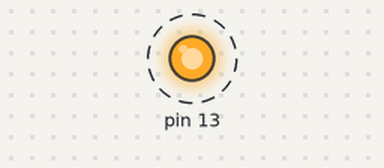
Bench run of a sketch on a simulated Arduino Uno, built with avr-gcc and run on an emulated ATmega328P. Shown: output pins drawn as LEDs (lit = HIGH). Dashed ring = blinking.

Above: at 0.5 s.
Timing chart, 0 to 4.6 s (numbered marks = the images above):
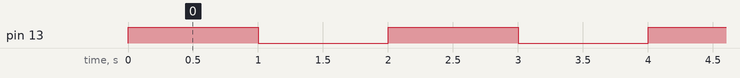

Measured:
- by itself, pin 13: alternates HIGH for 1.0 s and LOW for 1.0 s

The sketch:

delayReplacement.ino
```cpp
void setup() {
  Serial.begin(19200);

  pinMode(13, OUTPUT);

  //TCCR1B |= 0b00000101;
  //TCCR1B &= 0b11111101; // clk-io/1024

  //cli();

  TCCR1B &= 0b11111001;
  TCCR1B |= 0b00000001; // clk-io/1

  //Serial.print("TCCR1A/B: ");
  //Serial.print(TCCR1A, BIN);
  //Serial.print(" ");
  //Serial.println(TCCR1B, BIN);

  //TCCR1A &= 0b11111100; // waveform bits to mode 0
  //TCCR1B &= 0b11100111; // the other waveform bits for mode 0
  //*(uint8_t *)0x80 &= 0b11111100;
  //*(uint8_t *)0x81 &= 0b11100111;

  TCCR1A &= 0b11111100; // mode 4 CTC (Clear Timer on Compare) TOP OCR1A
  TCCR1B &= 0b11100111;
  TCCR1B |= 0b00001000;

  TIMSK1 |= 0b00000010; // Set COMPA interrupt on

  OCR1A = 16000; // COMPA interrupt called every 1ms

  //sei();

  //cli(); // disable interrupts
}

void loop() {

  //Serial.println(TCNT1);
  //Serial.println(count);
  //Serial.println();

  //if(TCNT1 > 16000) {
  //  count++;
  //  TCNT1 = 0;
  //}

  //noInterrupts();
  //if(count >= 1000) {
    //Serial.println(count);
  //  digitalWrite(13, !digitalRead(13));
  //  count = 0;
  //}
  //interrupts();

  digitalWrite(13, HIGH);
  delay2(1000);
  digitalWrite(13, LOW);
  delay2(1000);

}

volatile uint16_t count;
//uint16_t count;

ISR(TIMER1_COMPA_vect) {
  //Serial.println(TCNT1); is always zero
  count++;
}

void delay2(uint16_t milliseconds) {
  count = 0;
  TCNT1 = 0;
  while(count < milliseconds);
}
```
